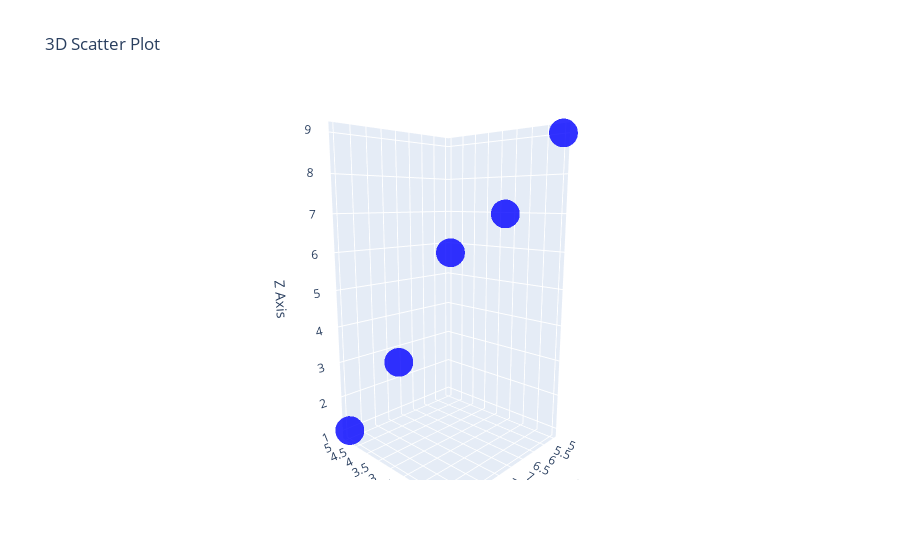

Notebook code cell kept with this figure:
### Code cell
#13) Create a 3D scatter plot using Plotly.

import plotly.graph_objects as go

# Sample data for the 3D scatter plot
x = [1, 2, 3, 4, 5]
y = [5, 6, 7, 8, 9]
z = [9, 7, 6, 3, 1]

# Create a 3D scatter plot
fig = go.Figure(data=[go.Scatter3d(
    x=x, 
    y=y, 
    z=z, 
    mode='markers',  # Plot the points as markers
    marker=dict(size=10, color='blue', opacity=0.8))])

# Add title and labels
fig.update_layout(title='3D Scatter Plot',scene=dict(xaxis_title='X Axis',yaxis_title='Y Axis',zaxis_title='Z Axis'))

# Show the plot
fig.show()

### Figure 1 — Plotly figure (JSON) as saved in the notebook; plotly's stock layout.template omitted (floating-point values rounded to 4 significant figures)
{"data": [{"marker": {"color": "blue", "opacity": 0.8, "size": 10}, "mode": "markers", "type": "scatter3d", "x": [1, 2, 3, 4, 5], "y": [5, 6, 7, 8, 9], "z": [9, 7, 6, 3, 1]}], "layout": {"autosize": true, "scene": {"aspectmode": "auto", "aspectratio": {"x": 0.7937, "y": 0.7937, "z": 1.587}, "camera": {"center": {"x": 0, "y": 0, "z": 0}, "eye": {"x": -1.55, "y": 1.609, "z": 0.4287}, "projection": {"type": "perspective"}, "up": {"x": 0, "y": 0, "z": 1}}, "xaxis": {"title": {"text": "X Axis"}, "type": "linear"}, "yaxis": {"title": {"text": "Y Axis"}, "type": "linear"}, "zaxis": {"title": {"text": "Z Axis"}, "type": "linear"}}, "title": {"text": "3D Scatter Plot"}}}
